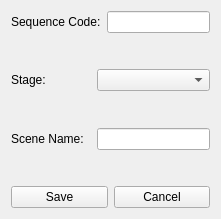
<?xml version="1.0" encoding="UTF-8"?>
<ui version="4.0">
 <class>Form</class>
 <widget class="QWidget" name="Form">
  <property name="geometry">
   <rect>
    <x>0</x>
    <y>0</y>
    <width>221</width>
    <height>219</height>
   </rect>
  </property>
  <property name="windowTitle">
   <string>Form</string>
  </property>
  <layout class="QVBoxLayout" name="verticalLayout">
   <item>
    <layout class="QHBoxLayout" name="horizontalLayout_4">
     <item>
      <widget class="QLabel" name="label_7">
       <property name="text">
        <string>Sequence Code:</string>
       </property>
      </widget>
     </item>
     <item>
      <widget class="QLineEdit" name="sequence_code_lineEdit">
       <property name="maxLength">
        <number>3</number>
       </property>
      </widget>
     </item>
    </layout>
   </item>
   <item>
    <spacer name="verticalSpacer">
     <property name="orientation">
      <enum>Qt::Vertical</enum>
     </property>
     <property name="sizeHint" stdset="0">
      <size>
       <width>20</width>
       <height>40</height>
      </size>
     </property>
    </spacer>
   </item>
   <item>
    <layout class="QHBoxLayout" name="horizontalLayout">
     <item>
      <widget class="QLabel" name="label_6">
       <property name="minimumSize">
        <size>
         <width>80</width>
         <height>0</height>
        </size>
       </property>
       <property name="maximumSize">
        <size>
         <width>80</width>
         <height>16777215</height>
        </size>
       </property>
       <property name="text">
        <string>Stage:</string>
       </property>
      </widget>
     </item>
     <item>
      <widget class="QComboBox" name="stage_comboBox"/>
     </item>
    </layout>
   </item>
   <item>
    <spacer name="verticalSpacer_2">
     <property name="orientation">
      <enum>Qt::Vertical</enum>
     </property>
     <property name="sizeHint" stdset="0">
      <size>
       <width>20</width>
       <height>40</height>
      </size>
     </property>
    </spacer>
   </item>
   <item>
    <layout class="QGridLayout" name="gridLayout">
     <item row="0" column="0">
      <widget class="QLabel" name="label_2">
       <property name="enabled">
        <bool>true</bool>
       </property>
       <property name="sizePolicy">
        <sizepolicy hsizetype="Expanding" vsizetype="Expanding">
         <horstretch>0</horstretch>
         <verstretch>0</verstretch>
        </sizepolicy>
       </property>
       <property name="minimumSize">
        <size>
         <width>80</width>
         <height>0</height>
        </size>
       </property>
       <property name="maximumSize">
        <size>
         <width>80</width>
         <height>30</height>
        </size>
       </property>
       <property name="text">
        <string>Scene Name:</string>
       </property>
      </widget>
     </item>
     <item row="0" column="1">
      <widget class="QLineEdit" name="scene_name_lineEdit"/>
     </item>
    </layout>
   </item>
   <item>
    <spacer name="verticalSpacer_3">
     <property name="orientation">
      <enum>Qt::Vertical</enum>
     </property>
     <property name="sizeHint" stdset="0">
      <size>
       <width>20</width>
       <height>40</height>
      </size>
     </property>
    </spacer>
   </item>
   <item>
    <layout class="QHBoxLayout" name="horizontalLayout_5">
     <item>
      <widget class="QPushButton" name="save_pushButton">
       <property name="text">
        <string>Save</string>
       </property>
      </widget>
     </item>
     <item>
      <widget class="QPushButton" name="cancel_pushButton">
       <property name="text">
        <string>Cancel</string>
       </property>
      </widget>
     </item>
    </layout>
   </item>
  </layout>
 </widget>
 <resources/>
 <connections/>
</ui>
